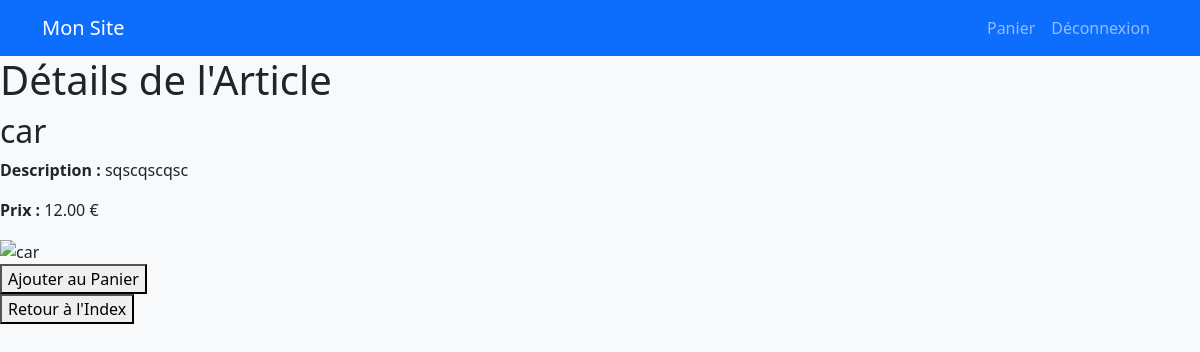
The app's page /details.php?article_id=4 with its own data.
### tables this page shows
CREATE TABLE `Articles` (
  `id` int(11) NOT NULL,
  `name` varchar(100) NOT NULL,
  `description` text NOT NULL,
  `price` decimal(10,2) NOT NULL,
  `publication_date` datetime DEFAULT CURRENT_TIMESTAMP,
  `author_id` int(11) NOT NULL,
  `image_url` varchar(255) DEFAULT NULL,
  `is_sold` tinyint(1) DEFAULT '0'
);

### details.php (the view, shortened to what this page needs)
<?php
$host = "localhost";
$dbname = "ecommerce_site";
$username = "root1";
$password = "root";
try {
    $pdo = new PDO("mysql:host=$host;dbname=$dbname;charset=utf8", $username, $password);
    $pdo->setAttribute(PDO::ATTR_ERRMODE, PDO::ERRMODE_EXCEPTION);
} catch (PDOException $e) {
    die("Erreur de connexion : " . $e->getMessage());
}
if (isset($_GET['article_id'])) {
    $article_id = $_GET['article_id'];
    try {
        $sql = "SELECT * FROM Articles WHERE id = :article_id";
        $stmt = $pdo->prepare($sql);
        $stmt->bindParam(':article_id', $article_id, PDO::PARAM_INT);
        $stmt->execute();
        $article = $stmt->fetch(PDO::FETCH_ASSOC);
    } catch (PDOException $e) {
        die("Erreur lors de la récupération de l'article : " . $e->getMessage());
    }
} else {
    echo "Aucun article sélectionné.";
    exit;
}
?>
<!DOCTYPE html>
<html lang="fr">
<head>
    <link rel="stylesheet" href="https://cdn.jsdelivr.net/npm/bootstrap@5.3.0/dist/css/bootstrap.min.css">
</head>
<body class="bg-light">
    <nav class="navbar navbar-expand-lg navbar-dark bg-primary">
        <div class="container">
            <a class="navbar-brand" href="index.php">Mon Site</a>
            <div class="collapse navbar-collapse" id="navbarNav">
                <ul class="navbar-nav ms-auto">
                    <li class="nav-item"><a class="nav-link" href="cart.php">Panier</a></li>
                    <li class="nav-item"><a class="nav-link" href="logout.php">Déconnexion</a></li>
                </ul>
            </div>
        </div>
    </nav>
<body>
    <h1>Détails de l'Article</h1>
    <div class="article-details">
        <h2><?php echo htmlspecialchars($article['name']); ?></h2>
        <p><strong>Description :</strong> <?php echo htmlspecialchars($article['description']); ?></p>
        <p><strong>Prix :</strong> <?php echo htmlspecialchars($article['price']); ?> €</p>
        <img src="<?php echo htmlspecialchars($article['image_url']); ?>" alt="<?php echo htmlspecialchars($article['name']); ?>" style="max-width: 300px;">
        <form method="POST" action="sell.php">
            <button type="submit" name="add_to_cart">Ajouter au Panier</button>
        </form>
    </div>
    <a href="index.php">
        <button type="button">Retour à l'Index</button>
    </a>
</body>
</html>

### records on screen
articles: name "car", description "sqscqscqsc", price "12.00"
